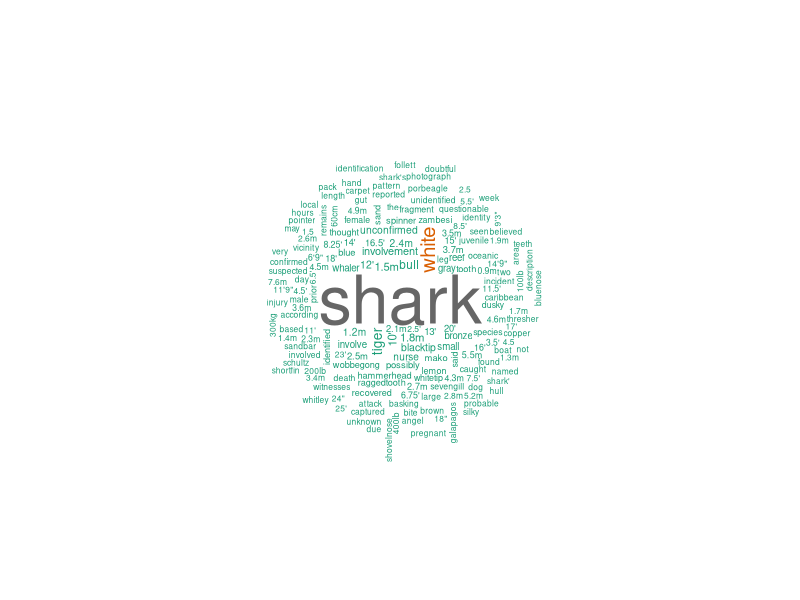
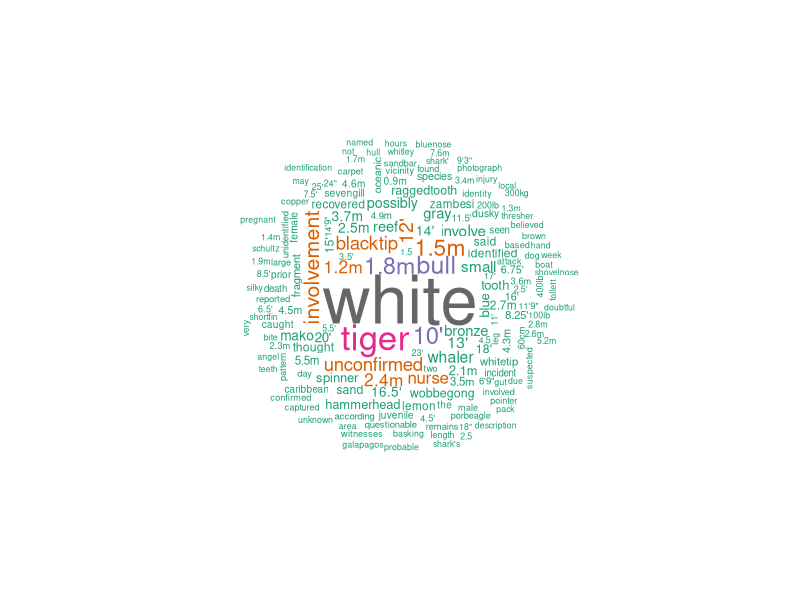
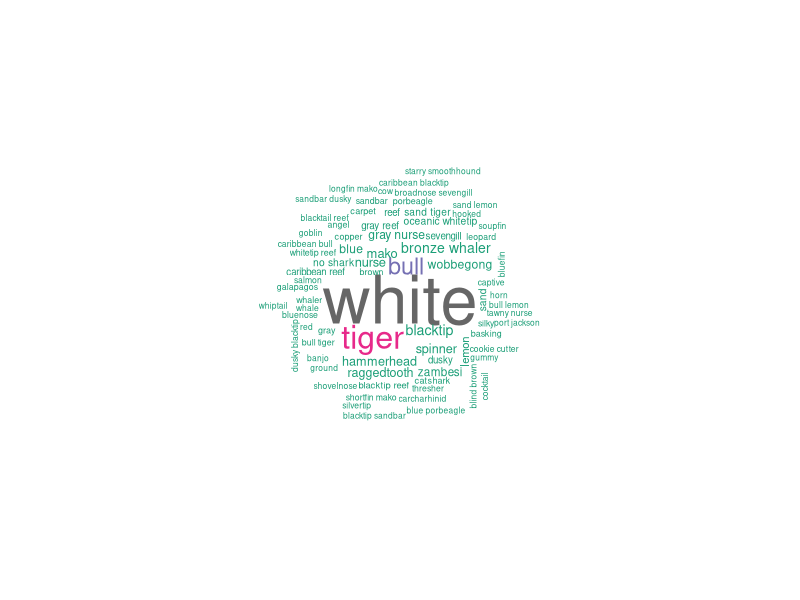
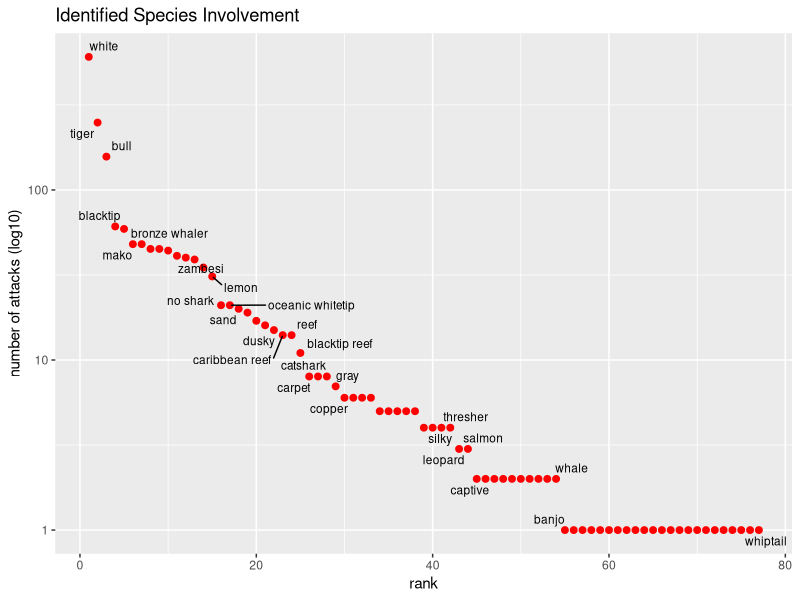

The R source for these figures, in order: (Note: this script raises an error after producing the figures.)
## ---- chunk 1
knitr::opts_chunk$set(echo = TRUE)
## ---- chunk 2
library(readr)
library(dplyr)
library(tidyr)
library(stringr)
library(stringi)
library(ggplot2)
library(ggrepel)
library(knitr)
library(wordcloud)
#library(gridExtra)
## ---- chunk 3
## ---- Load the data 
dat <- read_csv("Shark_Attack_Data_4-7-2016.csv",col_names=TRUE,n_max=5897) #5897=last good row
dat[24] <- NULL #remove null rows and repeated 'Case Number' rows
dat[23] <- NULL
dat[21] <- NULL
dat[20] <- NULL

# Rename the 'Case Number' column
colnames(dat)[1] <- "CaseNumber"
# Rename the 'Fatal (Y/N)' column
colnames(dat)[13] <- "Fatal"
## ---- chunk 4
## ---- Clean the data

# Remove duplicate entries
species_dat <- dat %>% filter(!duplicated(CaseNumber))

# Standardize the encoding of the Species, Activity, Fatal, and Type columns
species_dat <- species_dat %>% 
  mutate(Species=iconv(Species,from="CP1252",to="UTF-8"),
         Fatal=iconv(Fatal,from="CP1252",to="UTF-8"))

# standardize the character cases of Species column to lower; Fatal to uppercase
species_dat <- species_dat %>% 
  mutate(Species=stri_trans_tolower(Species),
         Fatal=stri_trans_toupper(Fatal))
## ---- chunk 5
## Normalize all Species column entries

# Remove NA's and only keep CaseNumber,Species, and Fatal columns
species_dat <- species_dat %>% filter(!is.na(Species)) %>% 
  select(CaseNumber,Species,Fatal)
## ---- chunk 6
# Remove dates from Species entries
species_dat <- species_dat %>% filter(!is.na(Species)) %>%
  mutate(Species=gsub("([0-9]{1,2}\\/[0-9]{1,2}\\/[0-9]{4})"," ",Species))
# Remove annoying unicode characters
#species_dat <- species_dat %>% filter(!is.na(Species)) %>%
#  mutate(Species=gsub("(\u393C|\u3E33|\u613C|\u3E30|\u3E34|\u623C|\u3E64|\uFFFD)","",Species))

## Remove all double quotes at the beginning and end of each Species entry
species_dat <- species_dat %>% filter(!is.na(Species)) %>% 
  mutate(Species=gsub(pattern="(^|[\\s])[\"]"," ",Species), #from beginning  “
         #Species=gsub(pattern="([^0-9])([\"])([\\S]|$)","\\1",Species)) #ending (unless preceded by a digit)
         Species=gsub(pattern="([\"])([a-z -]+)([\"])","\\2",Species),
         Species=gsub(pattern="([a-z -]+)([\"])","\\1",Species))

species_dat <- species_dat %>% filter(!is.na(Species)) %>% #Remove unnecessary punctuation
  mutate(Species=gsub(pattern="([a-zA-Z])[\\.]","\\1 ",Species), #removes word-final periods
         Species=gsub(pattern="\\?+"," ",Species), #removes question marks
         Species=gsub(pattern="[,;:]"," ",Species), #removes commas & semicolons
         Species=gsub(pattern="\\[|\\]"," ",Species), #removes square brackets
         Species=gsub(pattern="\\(|\\)"," ",Species)) #, #remove parentheses
         #Species=gsub(pattern="([e])[\"][\\s]","\\1 ",Species)) #strange double quote won't go away.

#normalize shark size descriptions
species_dat <- species_dat %>% filter(!is.na(Species)) %>% 
  mutate(Species=gsub(pattern="pound","lb",Species), #pound to lb
    Species=gsub(pattern="(\\d)(\\s|-)(metre|m|meter|cm|ft|feet|foot|kg|lb|lbs)(\\s|$)","\\1\\3 ",Species),
         Species=gsub(pattern="(\\d)(?-)(ft|feet|foot)(\\s|$)","\\1' ",Species),
         Species=gsub(pattern="(\\d)(?-)(meter|metre)(\\s|$)","\\1m ",Species)) 

species_dat <- species_dat %>% filter(!is.na(Species)) %>%
  mutate(Species=gsub(pattern="(\\w)(\\s|-)(tipped)(\\s|$|\")","\\1tip ",Species), #normalizes tipped to tip
         Species=gsub(pattern="(\\w)(\\s|-)(finned)(\\s|$|\")","\\1fin ",Species),
         Species=gsub(pattern="(sharks|sharkk|shar k|shar ;)","shark",Species), # normalize 'shark'
         #Species=gsub(pattern="( shar)\\s+([^k])"," shark \\2",Species), # normalize 'shark'
         
         Species=gsub(pattern="(\\d)(')(shark)","\\1\\2 \\3",Species), #5'shark to 5' shark
         Species=gsub(pattern=" (\")(\\w)"," \\2",Species), #turns "word into word
         Species=gsub(pattern="(fragment|wobbegong|day|pointer)(s)","\\1",Species), #plural to singular
         Species=gsub(pattern=" & "," and ",Species), # & to and
         Species=gsub(pattern="zambezi","zambesi",Species), #zambesi
         Species=gsub(pattern="grey","gray",Species), #gray
         Species=gsub(pattern="(seven gill|seven-gill|7-gill)","sevengill",Species), # sevengill
         Species=gsub(pattern="(sandtiger|sand-tiger)","sand tiger",Species), # sand tiger
         Species=gsub(pattern="(nosed)","nose",Species), # broadnose, ..nose
         Species=gsub(pattern="(blac[^k])","black",Species),
         Species=gsub(pattern="(blackip)","blacktip",Species),
         Species=gsub(pattern="limbatus","blacktip",Species),
         Species=gsub(pattern="blackfin","blacktip",Species),
         Species=gsub(pattern="whtietip","whitetip",Species),
         Species=gsub(pattern="galapgos","galapagos",Species),
         Species=gsub(pattern="(bonit[oa])","mako",Species,perl=TRUE),
         Species=gsub(pattern="(bronze whale )","bronze whaler",Species,perl=TRUE),
         Species=gsub(pattern="carchari","carcharhi",Species,perl=TRUE),
         Species=gsub(pattern="tawney","tawny",Species,perl=TRUE),
         Species=gsub(pattern="leucas","bull",Species,perl=TRUE),
         Species=gsub(pattern="obscurus","dusky",Species,perl=TRUE),
         Species=gsub(pattern="albimarginatus","silvertip",Species,perl=TRUE),
         Species=gsub(pattern="maculpinnis|maculipinnis","spinner",Species,perl=TRUE),
         Species=gsub(pattern="whalershark","whaler shark",Species,perl=TRUE),
         Species=gsub(pattern="sandshark","sand shark",Species,perl=TRUE)
  )

species_dat <- species_dat %>% #filter(!is.na(Species)) %>%
  mutate(Species=gsub(pattern="(blue|broad|black|shovel)([\\s-]+)(nose|fin)","\\1\\3",Species,perl=TRUE))

species_dat <- species_dat %>% filter(!is.na(Species)) %>%
  mutate(Species=gsub(pattern="cat shark","catshark",Species))

species_dat <- species_dat %>% filter(!is.na(Species)) %>%
  mutate(Species=gsub("(not confirmed|not cofirmed)","unconfirmed",Species))

species_dat <- species_dat %>% filter(!is.na(Species)) %>%
  mutate(Species=gsub("(not authenticated)","unauthenticated",Species))

species_dat <- species_dat %>% filter(!is.na(Species)) %>%
  mutate(Species=gsub("(gr[ea]y|brown)[-]?(colored)","\\1",Species,perl=TRUE))

#Remove stop words from entries
#species_dat <- species_dat %>% filter(!is.na(Species)) %>%
#  mutate(Species=gsub("(^|\\s)(another|been|a|as|an|by|of|or|on|that|his|but|it|its|their|than|from|have|out|were|be|is|was|later|on|with|and|the|')($|\\s)"," ",Species))
species_dat <- species_dat %>% filter(!is.na(Species)) %>%
  mutate(Species=gsub("(^|\\s)(another|been|a|as|an|by|of|or|on|that|his|but|it|its|their|than|from|have|out|were|be|is|was|later|on|with|and|the)($|\\s)"," ",Species))

species_dat <- species_dat %>% filter(!is.na(Species)) %>% 
  mutate(Species=gsub(pattern="\\s+"," ",Species)) #Reduce multiple spaces to 1 space

#species_dat %>% filter(!is.na(Species)) %>% select(Species) %>% View()
#species_dat$Species[675]
## ---- chunk 7
species_texts <- species_dat %>% filter(!is.na(Species)) %>% select(Species)
species_text <- paste(unlist(species_texts),sep=" ",collapse = " ")
#species_text <- gsub(" [\\.] "," ",species_text)
#species_text <- gsub("[\\p{Cc}]","",species_text,perl=TRUE) # remove cntrl characters

species_tokens <- unlist(str_split(species_text," "))
species_token_counts <- as.data.frame(table(species_tokens)) %>% filter(nchar(as.character(species_tokens))>2)
#species_token_counts %>% View()

# Show the words relative to frequency
wordcloud(species_token_counts$species_tokens,
          species_token_counts$Freq,min.freq = 4,#c(4,1),
          random.order=FALSE, 
          colors=brewer.pal(8, "Dark2"))

cat("Leaving out the most frequent word 'shark'...",sep="")
tmp <- species_token_counts %>% filter(species_tokens!="shark")
wordcloud(tmp$species_tokens,tmp$Freq,
            min.freq = 4,#c(4,1),
            random.order=FALSE, 
            colors=brewer.pal(8, "Dark2"))

# write the species tokens out to csv file.
#write.csv(species_token_counts,"species_column_tokens.csv",row.names = FALSE,quote=FALSE)

# From species_tokens, identify the morphological characteristics 
# of size (length, weight) and gender descriptions


## ---- chunk 8

species_labeled <- species_dat %>% filter(!is.na(Species)) %>% 
  mutate(shark_modifier=ifelse(grepl("(shark)",Species),
                               str_extract(Species,"([a-z][a-z]+)([\\s-]?shark)"),NA)
         ,shark_modifier2=ifelse(grepl("(shark)",Species),
                               str_extract(Species,"([a-z][a-z]+[\\s-])([a-z]+[\\s-]?)(shark)"),NA)
         ,shark_modifier2=ifelse(!is.na(shark_modifier) & !is.na(shark_modifier2),
                                 str_trim(str_extract(shark_modifier2,"^([a-z]+[\\s-])")),shark_modifier2)
         ,shark_modifier=ifelse(
           grepl("(spinner|blacktip)",shark_modifier) & grepl("(spinner|blacktip)",shark_modifier2),
           "spinner shark",shark_modifier)
         
         ,shark_modifier=ifelse(
           grepl("(thresher|blue)",shark_modifier) & grepl("(thresher|blue)",shark_modifier2),
           "thresher shark",shark_modifier)
         
         ,shark_modifier2=ifelse(
           grepl("^(cm|to|kg|lb|in|the|old|auth|likel|belie|thin|partial|incide|clark|remains|aka|may|slim|very|female|barrac|shark|dead|great|gaffed|large|numero|thresh|cold|proba|spinner|possib|whaler|photograph|identi|recov|small|juvenile|little)",
                 shark_modifier2,perl=TRUE),
           NA,shark_modifier2)

      ,shark_modifier=ifelse(
           grepl("^(lg|lb|kg|cm|been|carlsmith|description|female|for|gaffed|juvenile|large|larger|little|media|mouth|number|pack|recovered|remains|reported|same|saw|school|several|shark|small|two|the|unidentified|shot|young)([\\s])",
                 shark_modifier,perl=TRUE),
           NA,shark_modifier)
         
      ,shark_modifier=gsub("( shark)$","",shark_modifier)
      
      ,species_cat=ifelse(!is.na(shark_modifier) & !is.na(shark_modifier2),
                          paste(shark_modifier2,shark_modifier,sep=" "),
                          ifelse(!is.na(shark_modifier),shark_modifier,NA)
                            
                          )
      
      ,species_cat=gsub(" colo[u]?red","",species_cat,perl=TRUE)
      
      ,species_cat=gsub("([\\s]|^)(fragment|those|belly|bonnethed|scalloped|spotted|shot|sixgill|six|this|unknown|may)([\\s]|$)",
                        "",species_cat,perl=TRUE)
      
      ,species_cat=gsub("blacktip spinner","spinner",species_cat,perl=TRUE)
      
      ,species_cat=gsub("dog","catshark",species_cat,perl=TRUE)
      
      ,species_cat=gsub("^(not)$","no",species_cat,perl=TRUE)
      
      ,species_cat=ifelse(species_cat=="no","no shark",species_cat)
      ,species_cat=ifelse(species_cat=="oceanic white","white",species_cat)
      ,species_cat=ifelse(species_cat=="oceanic species","white",species_cat)
      
      ,species_cat=gsub("(porbeagle)[\\s]+(mako|white)","\\2",species_cat,perl=TRUE)
      
      ,species_cat=ifelse(species_cat=="",NA,species_cat)
         ) %>% select(CaseNumber,species_cat)

## ---- chunk 9
## ---- Visualize the Species categories
species_labels <- species_labeled %>% filter(!is.na(species_cat)) %>% group_by(species_cat) %>%
  summarize(attacks=n()) %>% arrange(desc(attacks)) %>% select(species_cat,attacks) 

wordcloud(species_labels$species_cat,species_labels$attacks,min.freq = 1,#c(4,1),
          random.order=FALSE, 
          colors=brewer.pal(8, "Dark2"))

## ---- chunk 10
## ---- Write Species Categories to CSV
#write.csv(species_labeled,"species_labeled.csv",row.names = FALSE, quote = FALSE)
## ---- chunk 11
p <- cbind(r=seq(1,nrow(species_labels)),species_labels) %>%
  ggplot(aes(r,attacks, label = species_cat)) + 
  ylab("number of attacks (log10)") + xlab("rank") + ggtitle("Identified Species Involvement") 
p + scale_y_log10() + scale_x_continuous() + geom_point(size=2,color="red") + 
  geom_text_repel(cex=3)
## ---- chunk 12
## ---- Species to Fatalities
species_fatal <- left_join(species_labeled,species_dat,by="CaseNumber") %>% 
  filter(!is.na(Fatal), !is.na(species_cat)) %>% select(species_cat,Fatal) %>% group_by(species_cat) %>%
  summarize(attacks=n(),fatalities=sum(Fatal=="Y"),pct_fatal=round(fatalities/attacks*100,2))

## Stratify?
## Remove biases
# Discount where frequency is super low, but pct_fatal is super high, e.g. freq=1,pct_fatal=100
## ---- chunk 13
## ---- get species with fatal attacks
most_fatal_species <- species_fatal %>% filter(pct_fatal>0) %>% arrange(desc(pct_fatal),attacks)

## ---- plot most fatal species
p <- most_fatal_species %>% 
  cbind(r=seq(1,nrow(most_fatal_species)),most_fatal_species) %>% #filter(Freq>freq_cutoff) %>%
  ggplot(aes(r,pct_fatal, label = species_cat)) + 
  ylab("percent of attacks fatal") + xlab("rank") + ggtitle("Fatal Species") 
p + scale_x_continuous() + geom_point(size=2,color="red") + 
  geom_text_repel(cex=3)

## ---- chunk 14
## ---- get non-fatal species
non_fatal_attack_species <- species_fatal %>% filter(pct_fatal==0) %>% arrange(desc(attacks),pct_fatal)

## ---- plot non-fatal species
p <- non_fatal_attack_species %>%
  cbind(r=seq(1,nrow(non_fatal_attack_species)),non_fatal_attack_species) %>% #filter(Freq>freq_cutoff) %>%
  ggplot(aes(r,attacks, label = species_cat)) + 
  ylab("number of attacks") + xlab("rank") + ggtitle("Species with No Recorded Fatal Attacks") 
p + scale_y_log10() + scale_x_continuous() + geom_point(size=2,color="red") + 
  geom_text_repel(cex=3)
## ---- chunk 15
feet_pattern <- c("([\\d\\.]+)(\')")
inches_pattern <- c("([\\d\\.]+)(\")")
meters_pattern <- c("([\\d\\.]+)(m)")
cm_pattern <- c("([\\d\\.]+)(cm)")
kg_pattern <- c("([\\d\\.]+)(kg)")
lb_pattern <- c("([\\d\\.]+)(lb)")

size_dat <- species_dat %>%
  mutate(feet=as.numeric(gsub("\'","",stri_extract_last_regex(Species,feet_pattern))),
         inches=as.numeric(gsub("\"","",stri_extract_last_regex(Species,inches_pattern))),
         meters=as.numeric(gsub("m","",stri_extract_last_regex(Species,meters_pattern))),
         cm=as.numeric(gsub("cm","",stri_extract_last_regex(Species,cm_pattern))),
         kg=as.numeric(gsub("kg","",stri_extract_last_regex(Species,kg_pattern))),
         lb=as.numeric(gsub("lb","",stri_extract_last_regex(Species,lb_pattern)))
  )

size_dat <- size_dat %>% 
  mutate(feet=ifelse(!is.na(feet)&!is.na(inches),
                       feet+(inches/12), # combine feet+inches into feet
                     ifelse(is.na(feet)&!is.na(inches),
                            inches/12,feet)),
         meters=ifelse(is.na(meters)&!is.na(feet),feet*0.3048, # 1ft = 0.3048m
                       ifelse(!is.na(cm),cm/100,meters)),
         kg=ifelse(is.na(kg)&!is.na(lb),lb*0.453592,kg) # lb to kg ~ 1 to 0.453592

  ) %>% select(-inches,-cm,-lb)

#write.csv(size_dat,"shark_size.csv",row.names = FALSE,quote=FALSE)

summary(size_dat$meters) #%>% kable(caption='Length Summary (meters)')
hist(size_dat$meters,main="Distribution of Attacking Shark Lengths",xlab = "meters long")
qqnorm(size_dat$meters,main="Attacking Shark Lengths\nQuantiles")

summary(size_dat$kg) #%>% kable(caption='Weight Summary (kg)')
hist(size_dat$kg,main="Distribution of Attacking Shark Weights",xlab = "kilograms")
qqnorm(size_dat$kg,main="Attacking Shark Weights\nQuantiles")
## ---- chunk 16
## ---- get Shark Gender data
gender_dat <- species_dat %>% 
  mutate(Species=gsub("(pregnant)","female",Species),
         gender=ifelse(grepl("(female)",Species),
                       "female",
                       ifelse(grepl("male",Species),
                              "male",
                              NA))
         ) %>% filter(!is.na(gender))
    
#write.csv(gender_dat,"shark_gender.csv",row.names = FALSE,quote=FALSE)
fatal_by_gender <- gender_dat %>% group_by(gender) %>% 
  summarize(attacks=n(),fatalities=sum(as.numeric(Fatal=="Y")),pct_fatal=round(fatalities/attacks*100,2))

fatal_by_gender %>% kable
